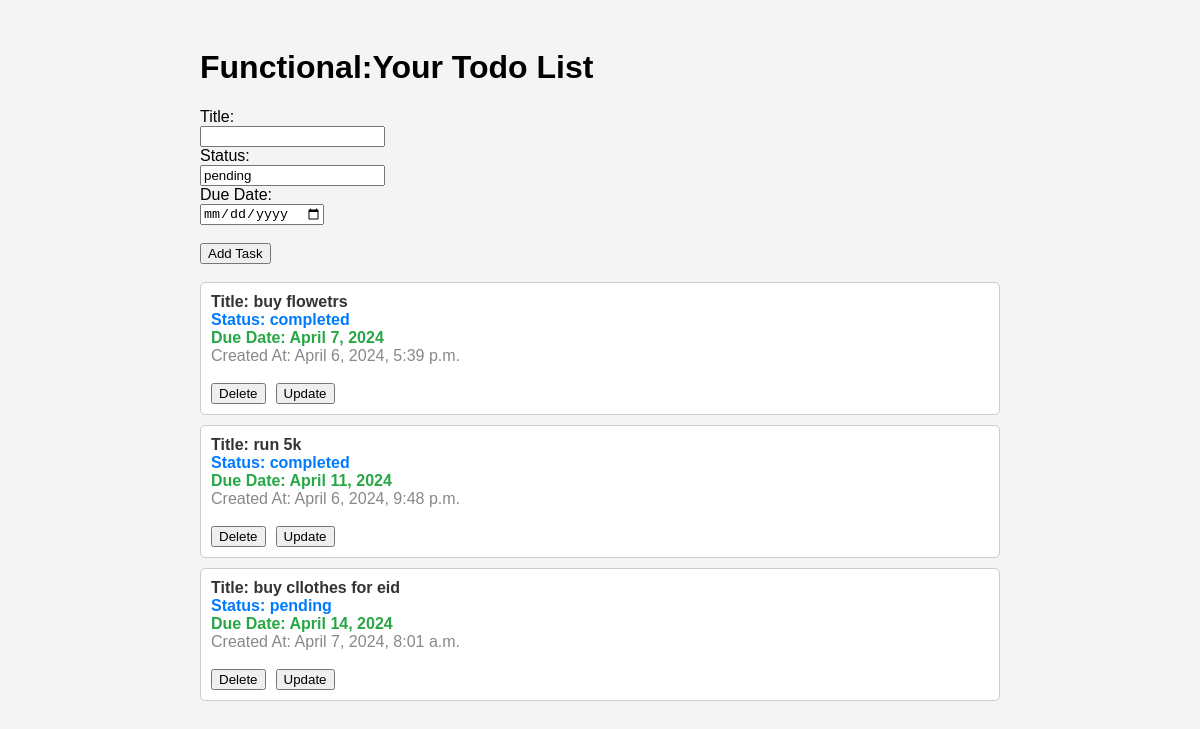
Page /FunctionApp/index/ on the committed database.
### FunctionApp/models.py (models this page shows, shortened)
class Task(models.Model):
    title = models.CharField(max_length=100)
    status = models.CharField(max_length=20, default='pending')
    due_date = models.DateField(blank=True, null=True)
    created_at = models.DateTimeField(auto_now_add=True)

### FunctionApp/views.py (the view, shortened to what this page needs)
# urls.py: path('index/',views.index,name='index'),
def index(request):
    tasks = Task.objects.all()  # Retrieve all tasks from the database
    return render(request, 'index.html', {'tasks': tasks})

### templates/index.html (shortened to what this page needs)
<!DOCTYPE html>
<html lang="en">
<head>
</head>
<body>
    <div class="container">
        <h1>Functional:Your Todo List</h1>
        <form method="post">
            <label for="title">Title:</label><br>
            <input type="text" id="title" name="title"><br>
            <label for="status">Status:</label><br>
            <input type="text" id="status" name="status" value="pending"><br>
            <label for="due_date">Due Date:</label><br>
            <input type="date" id="due_date" name="due_date"><br>
            <br>
            <button type="submit">Add Task</button>
        </form>
        <br>
        {% for task in tasks %}
                <div class="task">
                    <div class="title">Title: {{ task.title }}</div>
                    <div class="status">Status: {{ task.status }}</div>
                    <div class="due-date">Due Date: {{ task.due_date }}</div>
                    <div class="created-at">Created At: {{ task.created_at }}</div>
                    <br>
                    <div class="button" style="display: flex;">
                        <form action="{% url 'delete' task.title %}" method="post" style="margin-right: 10px;">
                            <button type="submit">Delete</button>
                        </form>
                        <form action="{% url 'update' task.title %}" method="post">
                            <button type="submit">Update</button>
                        </form>
                    </div>
                </div>
        {% empty %}
            <p>No tasks found.</p>
        {% endfor %}
    </div>
</body>
</html>

### templates/index.html (style rules this page uses)
body { font-family: Arial, sans-serif; background-color: #f4f4f4; }
.container { max-width: 800px; margin: 0 auto; padding: 20px; }
.task { margin-bottom: 10px; padding: 10px; background-color: #fff; border: 1px solid #ccc; border-radius: 5px; }
.title { font-weight: bold; color: #333; }
.status { color: #007bff; font-weight: bold; }
.due-date { color: #28a745; font-weight: bold; }
.created-at { color: #888; }

### rows in the picture
Task: title "buy flowetrs", status "completed", due_date "April 7, 2024", created_at "April 6, 2024, 5:39 p.m."
Task: title "run 5k", status "completed", due_date "April 11, 2024", created_at "April 6, 2024, 9:48 p.m."
Task: title "buy cllothes for eid", status "pending", due_date "April 14, 2024", created_at "April 7, 2024, 8:01 a.m."
